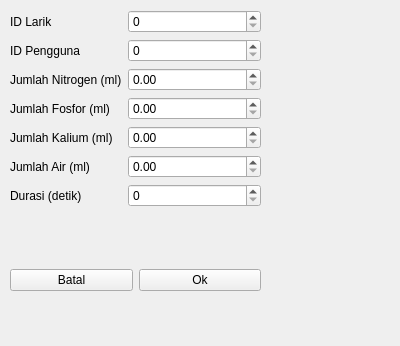
<?xml version="1.0" encoding="UTF-8"?>
<ui version="4.0">
 <class>Form</class>
 <widget class="QWidget" name="Form">
  <property name="geometry">
   <rect>
    <x>0</x>
    <y>0</y>
    <width>400</width>
    <height>346</height>
   </rect>
  </property>
  <property name="windowTitle">
   <string>Form</string>
  </property>
  <widget class="QWidget" name="formLayoutWidget">
   <property name="geometry">
    <rect>
     <x>10</x>
     <y>10</y>
     <width>251</width>
     <height>251</height>
    </rect>
   </property>
   <layout class="QFormLayout" name="formLayout">
    <item row="0" column="0">
     <widget class="QLabel" name="label">
      <property name="text">
       <string>ID Larik</string>
      </property>
     </widget>
    </item>
    <item row="1" column="0">
     <widget class="QLabel" name="label_2">
      <property name="text">
       <string>ID Pengguna</string>
      </property>
     </widget>
    </item>
    <item row="2" column="0">
     <widget class="QLabel" name="label_3">
      <property name="text">
       <string>Jumlah Nitrogen (ml)</string>
      </property>
     </widget>
    </item>
    <item row="3" column="0">
     <widget class="QLabel" name="label_4">
      <property name="text">
       <string>Jumlah Fosfor (ml)</string>
      </property>
     </widget>
    </item>
    <item row="4" column="0">
     <widget class="QLabel" name="label_5">
      <property name="text">
       <string>Jumlah Kalium (ml)</string>
      </property>
     </widget>
    </item>
    <item row="5" column="0">
     <widget class="QLabel" name="label_7">
      <property name="text">
       <string>Jumlah Air (ml)</string>
      </property>
     </widget>
    </item>
    <item row="6" column="0">
     <widget class="QLabel" name="label_8">
      <property name="text">
       <string>Durasi (detik)</string>
      </property>
     </widget>
    </item>
    <item row="0" column="1">
     <widget class="QSpinBox" name="input_id_larik"/>
    </item>
    <item row="1" column="1">
     <widget class="QSpinBox" name="input_id_pengguna"/>
    </item>
    <item row="6" column="1">
     <widget class="QSpinBox" name="input_durasi_detik"/>
    </item>
    <item row="5" column="1">
     <widget class="QDoubleSpinBox" name="input_jumlah_air"/>
    </item>
    <item row="4" column="1">
     <widget class="QDoubleSpinBox" name="input_jumlah_kalium"/>
    </item>
    <item row="3" column="1">
     <widget class="QDoubleSpinBox" name="input_jumlah_fosfor"/>
    </item>
    <item row="2" column="1">
     <widget class="QDoubleSpinBox" name="input_jumlah_nitrogen"/>
    </item>
   </layout>
  </widget>
  <widget class="QWidget" name="horizontalLayoutWidget">
   <property name="geometry">
    <rect>
     <x>10</x>
     <y>260</y>
     <width>251</width>
     <height>41</height>
    </rect>
   </property>
   <layout class="QHBoxLayout" name="horizontalLayout">
    <item>
     <widget class="QPushButton" name="btn_batal">
      <property name="text">
       <string>Batal</string>
      </property>
     </widget>
    </item>
    <item>
     <widget class="QPushButton" name="btn_ok">
      <property name="text">
       <string>Ok</string>
      </property>
     </widget>
    </item>
   </layout>
  </widget>
 </widget>
 <resources/>
 <connections/>
</ui>
